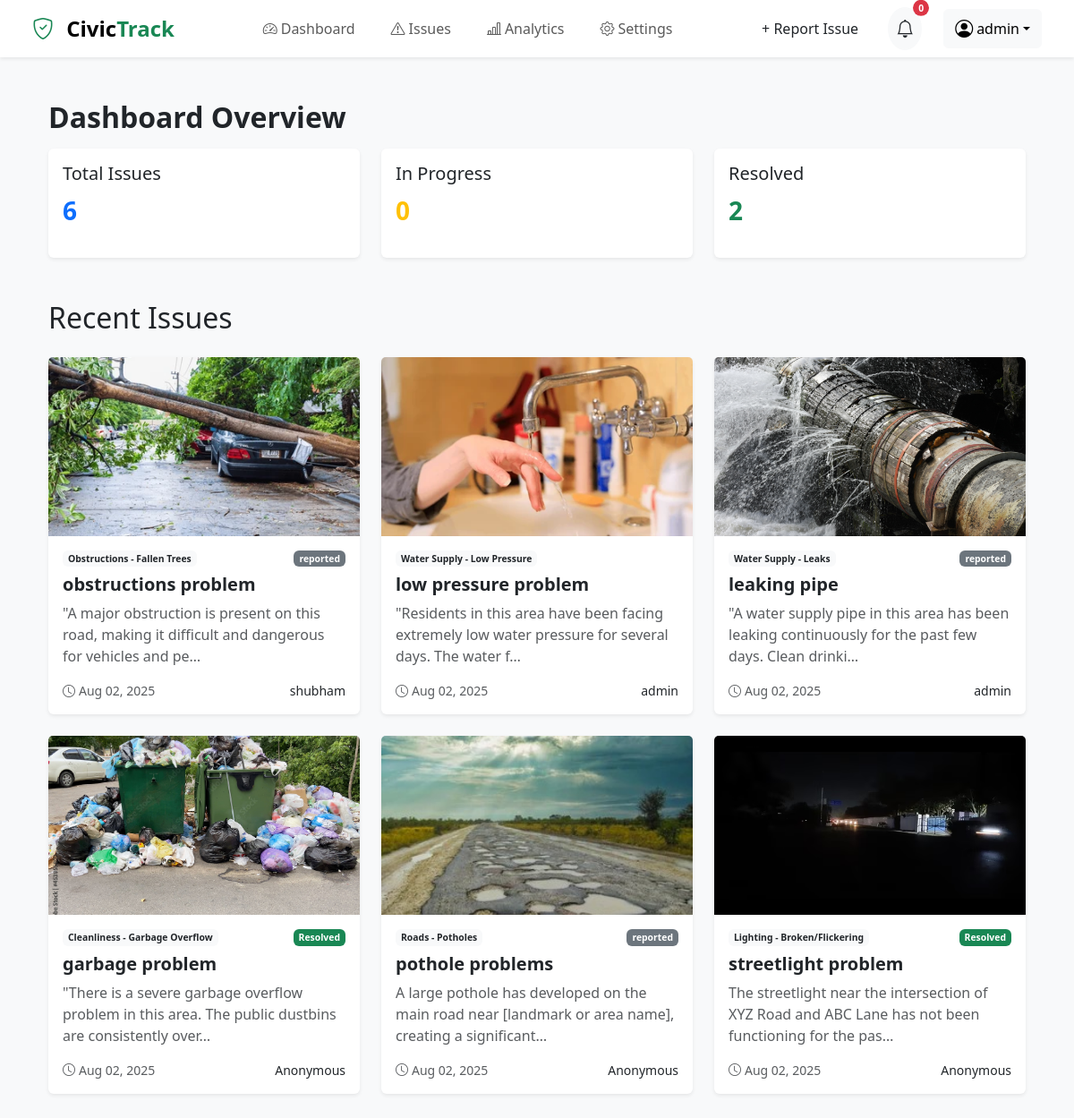
The app's page / (signed in) with its own data.
### CivicTrackapp/models.py (models this page shows, shortened)
class Issue(models.Model):
    user = models.ForeignKey(User, on_delete=models.SET_NULL, null=True, blank=True)
    title = models.CharField(max_length=200)
    description = models.TextField()
    category = models.CharField(max_length=30, choices=CATEGORIES)
    latitude = models.FloatField()
    longitude = models.FloatField()
    status = models.CharField(max_length=20, choices=STATUS_CHOICES, default='pending')
    is_anonymous = models.BooleanField(default=False)
    created_at = models.DateTimeField(auto_now_add=True)

class IssuePhoto(models.Model):
    issue = models.ForeignKey(Issue, related_name='photos', on_delete=models.CASCADE)
    image = models.ImageField(upload_to='issue_photos/')
    uploaded_at = models.DateTimeField(auto_now_add=True)

### CivicTrackapp/views.py (the view)
# urls.py: 2. Add a URL to urlpatterns:  path('', views.home, name='home')
def home(request):
    issues = Issue.objects.all().order_by('-created_at')[:6]  # get latest 6 issues
    total_issues = Issue.objects.count()
    in_progress = Issue.objects.filter(status='in_progress').count()
    resolved = Issue.objects.filter(status='resolved').count()
    context = {
        'issues': issues,
        'total_issues': total_issues,
        'in_progress': in_progress,
        'resolved': resolved,
    }
    return render(request, 'home.html', context)

### CivicTrackapp/context_processors.py (called while the page is built)
def issue_notifications(request):
    if request.user.is_authenticated:
        pending_issues = Issue.objects.filter(status='pending', user=request.user)
        processing_issues = Issue.objects.filter(status='processing', user=request.user)
        resolved_issues = Issue.objects.filter(status='resolved', user=request.user)
    else:
        pending_issues = processing_issues = resolved_issues = []
    return {
        'pending_issues': pending_issues,
        'processing_issues': processing_issues,
        'resolved_issues': resolved_issues,
    }

### templates/home.html (shortened to what this page needs)
{% extends 'base.html' %}
{% load static %}
{% block content %}
<div class="container py-2">
  <div class="mb-2">
    <h2 class="fw-semibold mb-3">Dashboard Overview</h2>
    <div class="row g-4">
      <div class="col-md-4">
        <div class="card shadow-sm border-0">
          <div class="card-body">
            <h5 class="card-title">Total Issues</h5>
            <p class="fs-3 text-primary fw-bold">{{ total_issues }}</p>
          </div>
        </div>
      </div>
      <div class="col-md-4">
        <div class="card shadow-sm border-0">
          <div class="card-body">
            <h5 class="card-title">In Progress</h5>
            <p class="fs-3 text-warning fw-bold">{{ in_progress }}</p>
          </div>
        </div>
      </div>
      <div class="col-md-4">
        <div class="card shadow-sm border-0">
          <div class="card-body">
            <h5 class="card-title">Resolved</h5>
            <p class="fs-3 text-success fw-bold">{{ resolved }}</p>
          </div>
        </div>
      </div>
    </div>
  </div>
  <section class="my-5">
    <h2 class="mb-4">Recent Issues</h2>
    <div class="row g-4">
      {% for issue in issues %}
      <div class="col-sm-12 col-md-6 col-lg-4" data-aos="fade-up">
        <div class="card h-100 shadow-sm border-0">
          {% if issue.photos.first %}
          <div class="card-img-top overflow-hidden" style="height: 200px;">
            <img src="{{ issue.photos.first.image.url }}" class="w-100 h-100" style="object-fit: cover;" alt="Issue Image">
          </div>
          {% endif %}
          <div class="card-body">
            <div class="d-flex justify-content-between mb-2">
              <span class="badge bg-light text-dark">{{ issue.get_category_display }}</span>
              <span class="badge
                {% if issue.status == 'reported' %} bg-secondary
                {% elif issue.status == 'in_progress' %} bg-warning text-dark
                {% elif issue.status == 'resolved' %} bg-success text-white
                {% endif %}
              ">
                {{ issue.get_status_display }}
              </span>
            </div>
            <h5 class="card-title fw-semibold">{{ issue.title }}</h5>
            <p class="text-muted">{{ issue.description|truncatechars:100 }}</p>
            <div class="d-flex justify-content-between">
              <small class="text-muted">
                <i class="bi bi-clock me-1"></i>{{ issue.created_at|date:"M d, Y" }}
              </small>
              <small class="fw-medium text-dark">
                {% if issue.is_anonymous %}Anonymous{% else %}{{ issue.user.username }}{% endif %}
              </small>
            </div>
          </div>
        </div>
      </div>
      {% empty %}
      <p>No issues reported yet.</p>
      {% endfor %}
    </div>
  </section>
</div>
{% endblock %}

### templates/base.html (shortened to what this page needs)
{% load static %}
<!DOCTYPE html>
<html lang="en">
<head>
  <link href="https://cdn.jsdelivr.net/npm/bootstrap@5.3.3/dist/css/bootstrap.min.css" rel="stylesheet" />
  <link href="https://cdn.jsdelivr.net/npm/bootstrap-icons@1.10.5/font/bootstrap-icons.css" rel="stylesheet" />
  <link rel="stylesheet" href="{% static 'css/style.css' %}">
</head>
<body class="bg-light text-dark">
<nav class="navbar navbar-expand-lg navbar-light bg-white shadow-sm sticky-top px-4">
  <div class="container-fluid">
    <a class="navbar-brand fw-bold fs-4" href="{% url 'home' %}">
      <i class="bi bi-shield-check text-success me-2"></i>
      <span>Civic</span><span class="text-success">Track</span>
    </a>
    <div class="collapse navbar-collapse justify-content-center" id="navbarNav">
      <ul class="navbar-nav mb-2 mb-lg-0 gap-lg-4">
        {% if user.is_authenticated %}
          <li class="nav-item">
            <a class="nav-link d-flex align-items-center fw-medium" href="{% url 'home' %}"><i class="bi bi-speedometer2 me-1"></i> Dashboard</a>
          </li>
          <li class="nav-item">
            <a class="nav-link d-flex align-items-center fw-medium" href="{% url 'issues' %}"><i class="bi bi-exclamation-triangle me-1"></i> Issues</a>
          </li>
          <li class="nav-item">
            <a class="nav-link d-flex align-items-center fw-medium" href="{% url "analytics" %}"><i class="bi bi-bar-chart-line me-1"></i> Analytics</a>
          </li>
          <li class="nav-item">
            <a class="nav-link d-flex align-items-center fw-medium" href="{% url 'settings' %}"><i class="bi bi-gear me-1"></i> Settings</a>
          </li>
        {% endif %}
      </ul>
    </div>
    <div class="d-flex align-items-center gap-3">
      {% if user.is_authenticated %}
        <a href="{% url 'report' %}" class="btn btn-report px-3 py-2 rounded-3">+ Report Issue</a>
        <div class="dropdown me-2">
          <a class="btn btn-light position-relative p-2 rounded-circle" href="#" role="button" id="notificationDropdown" data-bs-toggle="dropdown" aria-expanded="false">
            <i class="bi bi-bell fs-5 text-dark"></i>
            {% if pending_issues or processing_issues or resolved_issues %}
              <span class="position-absolute top-0 start-100 translate-middle badge rounded-pill bg-danger">
                {{ pending_issues|length|add:processing_issues|length|add:resolved_issues|length }}
              </span>
            {% endif %}
          </a>
        </div>
        <div class="dropdown">
          <a class="btn btn-light dropdown-toggle d-flex align-items-center" href="#" role="button" data-bs-toggle="dropdown">
            <i class="bi bi-person-circle fs-5 me-1"></i> {{ user.username }}
          </a>
        </div>
      {% else %}
        <a href="{% url 'login' %}" class="btn btn-outline-success d-flex align-items-center">
          <i class="bi bi-person-circle fs-5 me-1"></i> Login
        </a>
      {% endif %}
    </div>
  </div>
</nav>
<div class="container py-4">
  {% block content %}{% endblock %}
</div>
</body>
</html>

### static/css/style.css (style rules this page uses)
:root { --primary: #7f5eff; --accent: #00ffaa; --background: #0f0f0f; --card: #1c2230; --text: #e4e4e4; --muted: #999; }
body { font-family: 'Segoe UI', sans-serif; }

### templates/base.html (style rules this page uses)
.navbar .dropdown .btn-light { background-color: #f8f9fa; }
.badge { font-size: 0.65rem; padding: 4px 6px; }

### records on screen
Issue: photos.first.image (picture), category "Obstructions - Fallen Trees", status "reported", title "obstructions problem", description "\"A major obstruction is present on this road, making it difficult and dangerous for vehicles and pe…", created_at "Aug 02, 2025", user.username "shubham"
Issue: photos.first.image (picture), category "Water Supply - Low Pressure", title "low pressure problem", description "\"Residents in this area have been facing extremely low water pressure for several days. The water f…", created_at "Aug 02, 2025", user.username "admin"
Issue: photos.first.image (picture), category "Water Supply - Leaks", status "reported", title "leaking pipe", description "\"A water supply pipe in this area has been leaking continuously for the past few days. Clean drinki…", created_at "Aug 02, 2025", user.username "admin"
Issue: photos.first.image (picture), category "Cleanliness - Garbage Overflow", status "Resolved", title "garbage problem", description "\"There is a severe garbage overflow problem in this area. The public dustbins are consistently over…", created_at "Aug 02, 2025", is_anonymous "Anonymous"
Issue: photos.first.image (picture), category "Roads - Potholes", status "reported", title "pothole problems", description "A large pothole has developed on the main road near [landmark or area name], creating a significant…", created_at "Aug 02, 2025", is_anonymous "Anonymous"
Issue: photos.first.image (picture), category "Lighting - Broken/Flickering", status "Resolved", title "streetlight problem", description "The streetlight near the intersection of XYZ Road and ABC Lane has not been functioning for the pas…", created_at "Aug 02, 2025", is_anonymous "Anonymous"

### other values on screen
{{ user.username }} "admin"
{{ total_issues }} "6"
{{ in_progress }} "0"
{{ resolved }} "2"
